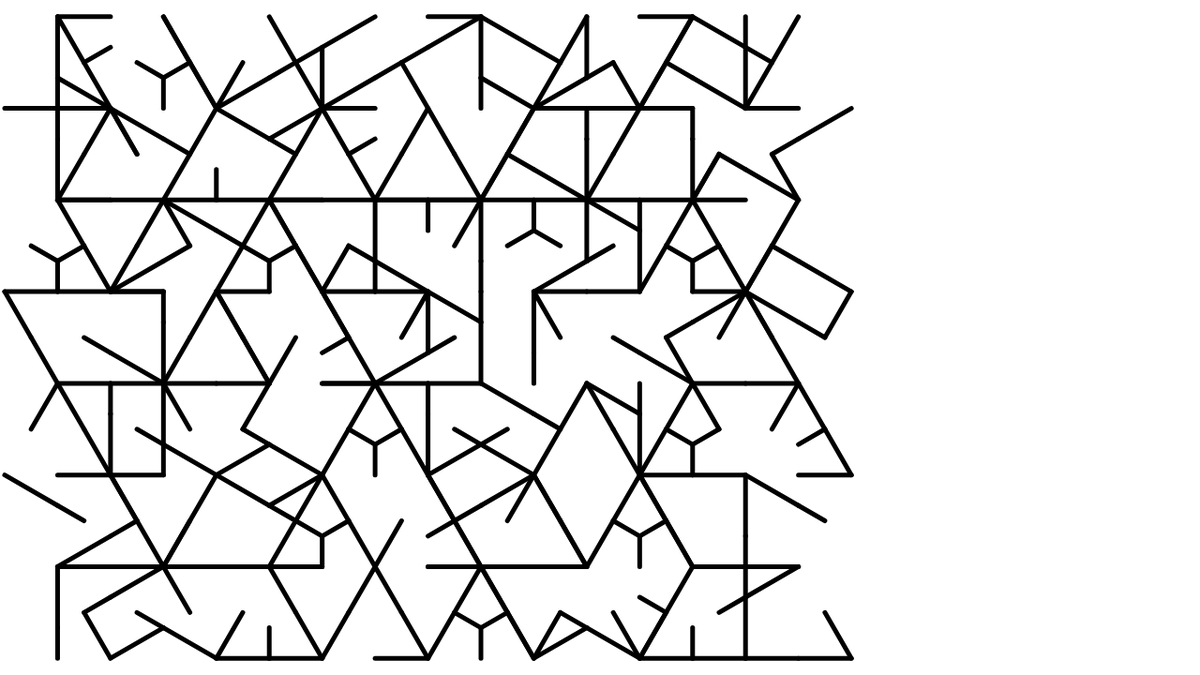
Frame 1 (no input)
Frame 60 (no input): identical to frame 1, image omitted
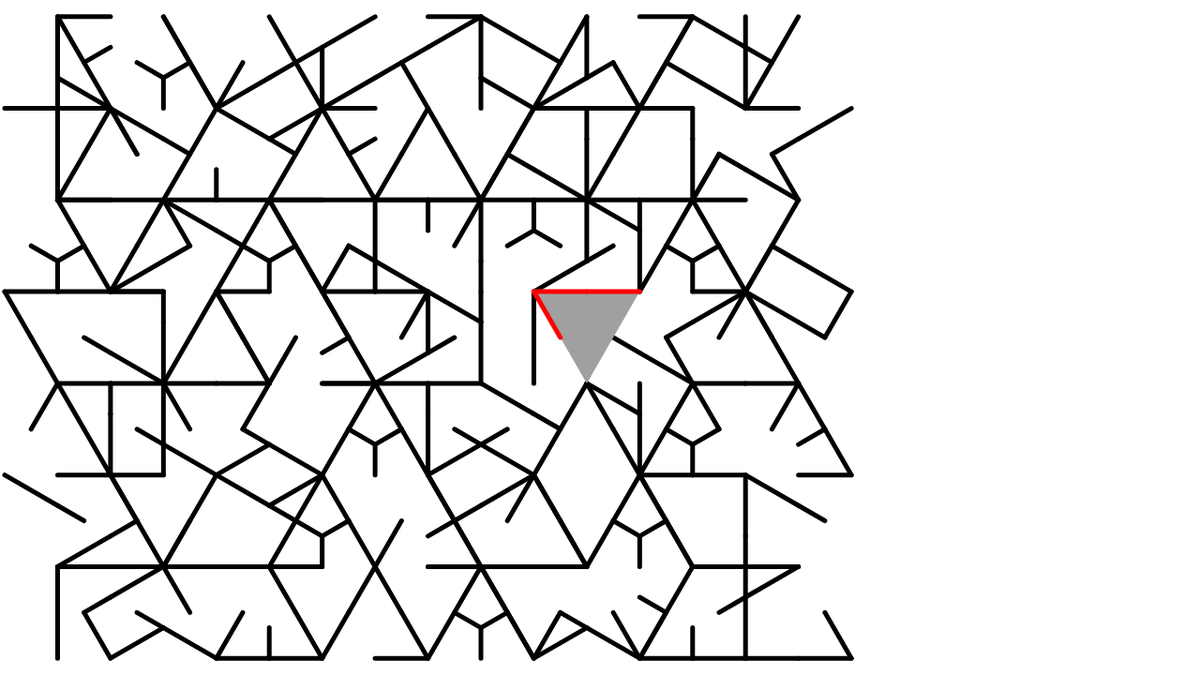
Frame 120 (the mouse pressed at the canvas centre since frame 60)

The p5.js sketch that drew these frames (run headless with seeded random() and noise() and a simulated clock; from frame 60 on, the mouse is pressed at the canvas centre):

// p5.js sketch
// ── sketch.js
let grid;
let tileSize;


function setup() {
  createCanvas(1280, 720);
  let numberInX = 15;
  tileSize = (width-10)/(numberInX*sqrt(3)*3/4);
  grid = new TileGrid(tileSize);
  
}

function mouseClicked() {
  grid.rotate(mouseX, mouseY);
}

function mouseWheel(event) {
  if (event.delta > 0) {
    grid.change(mouseX, mouseY, 1);
  } else {
    grid.change(mouseX, mouseY, -1);
  }
}

function draw() {
  background(255);
  grid.show();
  
}
// ── Tile.js
function Tile(seg, or, cx, cy, s) {
  this.possible = " ABCDEFGHIJKLMNOPQRSTUVWXYZ";
  let probabilityD = [0,0,0,0,0,0,0.1,0,.1,.1,0,0,.1,0,0.1,0,0,0,0,0,.1,0.1,0.1,0,.1,.1,0];
  let cumulativePD = [];
  let sum = 0;
  for (let i = 0; i < probabilityD.length; i++) {
    sum += probabilityD[i];
    cumulativePD.push(sum);
  }
  let p = Math.random();
  this.number = 0;
  while (cumulativePD[this.number] < p) this.number++;
  
  this.letter = this.possible.charAt(this.number);
  this.segments = [];
  for (let i = 0; i < 12; i++) {
    this.segments.push(seg[this.number][i]);
  }
  let nbor;
  if (or) {nbor = 1;}
  else {nbor = 0;}
  this.orientation = Math.floor(Math.random()*3)*120+nbor*60;
  this.center = createVector(cx, cy);
  this.size = s;
  angleMode(DEGREES);
  this.a = createVector(this.center.x+this.size*cos(210+this.orientation), 
                        this.center.y-this.size*sin(210+this.orientation));
  this.b = createVector(this.center.x+this.size*cos(90+this.orientation), 
                        this.center.y-this.size*sin(90+this.orientation));
  this.c = createVector(this.center.x+this.size*cos(-30+this.orientation), 
                        this.center.y-this.size*sin(-30+this.orientation));
}

Tile.prototype.show = function(last) {
  push();
  if (last == 1) {
    noStroke();
    fill(160);
    triangle(this.a.x, this.a.y, this.b.x, this.b.y, this.c.x, this.c.y);
    stroke(255,0,0);
    strokeWeight(5);
  } else {
    let s1 = ((mouseX-this.b.x)*(this.a.y-this.b.y) - (this.a.x-this.b.x)*(mouseY-this.b.y)) > 0;
    let s2 = ((mouseX-this.c.x)*(this.b.y-this.c.y) - (this.b.x-this.c.x)*(mouseY-this.c.y)) > 0;
    let s3 = ((mouseX-this.a.x)*(this.c.y-this.a.y) - (this.c.x-this.a.x)*(mouseY-this.a.y)) > 0;
    if ((s1 && s2 && s3) || (!s1 && !s2 && !s3)) {
      return this;
    } else {
      strokeWeight(5);
      stroke(0);
    }
  }
  let abm = createVector((this.a.x+this.b.x)/2, (this.a.y+this.b.y)/2);
  let bcm = createVector((this.b.x+this.c.x)/2, (this.c.y+this.b.y)/2);
  let cam = createVector((this.a.x+this.c.x)/2, (this.a.y+this.c.y)/2);
  if (this.segments[0] == 1) {
    line(this.a.x, this.a.y, abm.x, abm.y);
  }
  if (this.segments[1] == 1) {
    line(abm.x, abm.y, this.b.x, this.b.y);
  }
  if (this.segments[2] == 1) {
    line(this.b.x, this.b.y, bcm.x, bcm.y);
  }
  if (this.segments[3] == 1) {
    line(bcm.x, bcm.y, this.c.x, this.c.y);
  }
  if (this.segments[4] == 1) {
    line(this.c.x, this.c.y, cam.x, cam.y);
  }
  if (this.segments[5] == 1) {
    line(cam.x, cam.y, this.a.x, this.a.y);
  }
  if (this.segments[6] == 1) {
    line(this.a.x, this.a.y, this.center.x, this.center.y);
  }
  if (this.segments[7] == 1) {
    line(abm.x, abm.y, this.center.x, this.center.y);
  }
  if (this.segments[8] == 1) {
    line(this.b.x, this.b.y, this.center.x, this.center.y);
  }
  if (this.segments[9] == 1) {
    line(bcm.x, bcm.y, this.center.x, this.center.y);
  }
  if (this.segments[10] == 1) {
    line(this.c.x, this.c.y, this.center.x, this.center.y);
  }
  if (this.segments[11] == 1) {
    line(cam.x, cam.y, this.center.x, this.center.y);
  }
  pop();
  return null;
}

Tile.prototype.rotate = function(mx, my) {
  let s1 = ((mx-this.b.x)*(this.a.y-this.b.y) - (this.a.x-this.b.x)*(my-this.b.y)) > 0;
  let s2 = ((mx-this.c.x)*(this.b.y-this.c.y) - (this.b.x-this.c.x)*(my-this.c.y)) > 0;
  let s3 = ((mx-this.a.x)*(this.c.y-this.a.y) - (this.c.x-this.a.x)*(my-this.a.y)) > 0;
  if ((s1 && s2 && s3) || (!s1 && !s2 && !s3)) {
    this.orientation += 120;
    this.orientation %= 360;
    
    let t = this.a
    this.a = this.b;
    this.b = this.c;
    this.c = t;
  }
}

Tile.prototype.change = function(mx, my, c, s) {
  let s1 = ((mx-this.b.x)*(this.a.y-this.b.y) - (this.a.x-this.b.x)*(my-this.b.y)) > 0;
  let s2 = ((mx-this.c.x)*(this.b.y-this.c.y) - (this.b.x-this.c.x)*(my-this.c.y)) > 0;
  let s3 = ((mx-this.a.x)*(this.c.y-this.a.y) - (this.c.x-this.a.x)*(my-this.a.y)) > 0;
  if ((s1 && s2 && s3) || (!s1 && !s2 && !s3)) {
    this.number += c;
    this.number %= 27;
    this.letter = this.possible[this.number];
    for (let i = 0; i < 12; i++) {
      this.segments[i] = s[this.number][i];
    }
  }
}
// ── TileGrid.js
function TileGrid(tsz) {
  this.tileSize = tsz;
  this.segments = [
    [0,0,0,0,0,0,0,0,0,0,0,0],
    [1,1,0,0,0,0,0,1,1,0,0,1],
    [1,1,1,0,0,1,0,1,0,1,0,1],
    [1,1,1,0,1,1,0,0,0,0,0,0],
    [1,1,0,0,0,0,1,0,1,0,0,0],
    [1,1,1,0,0,1,0,1,0,0,0,0],
    [1,1,1,0,0,0,0,1,0,0,0,0],
    [1,1,1,0,1,1,0,0,0,0,1,0],
    [1,1,0,0,0,0,0,1,0,1,0,1],
    [0,0,0,0,0,0,0,0,1,0,0,1],
    [1,0,0,0,0,1,0,0,1,0,0,1],
    [0,0,0,0,0,0,0,0,1,1,1,1],
    [1,1,0,0,0,1,0,0,0,0,0,0],
    [1,0,0,1,0,0,0,1,0,1,0,0],
    [1,0,0,1,0,0,0,1,0,0,1,0],
    [1,1,1,1,1,1,0,0,0,0,0,0],
    [1,1,1,0,0,0,0,1,0,1,0,0],
    [1,1,1,0,0,0,1,0,0,1,1,0],
    [1,1,1,0,0,0,0,1,0,1,0,1],
    [0,1,1,0,0,1,0,1,0,0,0,1],
    [0,0,1,1,0,0,1,0,0,1,0,0],
    [1,0,0,1,1,1,0,0,0,0,0,0],
    [1,1,0,0,1,1,0,0,0,0,0,0],
    [1,0,0,1,0,0,1,0,0,0,1,0],
    [0,0,0,0,0,0,1,1,0,1,1,0],
    [0,0,0,0,0,0,1,0,1,1,0,0],
    [0,0,1,0,0,1,1,0,0,1,0,0]
  ];
  this.nx = floor(width/(this.tileSize*sqrt(3)*3/4));
  this.ny = floor(height/(this.tileSize*3/2));
  this.xoff = (width-this.nx*this.tileSize*sqrt(3)*3/4)/2;
  this.yoff = (height-this.ny*this.tileSize*3/2)/2;
  
  let cx = this.xoff+this.tileSize*sqrt(3)/2;
  let cy = this.yoff+this.tileSize*3/4;
  let orientation = false;
  let cxinc = this.tileSize*sqrt(3)/2;
  let cyinc = this.tileSize*3/2;
  let cyoff = this.tileSize/4;
  
  this.tiles = [];
  for (let i = 0; i < this.ny; i++) {
    orientation = (i%2)==1;
    cx = this.xoff+this.tileSize*sqrt(3)/2;
    cyoff = this.tileSize/4;
    if (orientation) cyoff *= -1;
    for (let j = 0; j < this.nx; j++) {
      this.tiles.push(new Tile(this.segments, orientation, cx, (cy+cyoff), this.tileSize));
      cx += cxinc;
      cyoff *= -1;
      orientation = !orientation;
    }
    cy += cyinc;
  }
}

TileGrid.prototype.show = function() {
  let last = null;
  for (let i = 0; i < this.tiles.length; i++) {
    let current = this.tiles[i].show(0);
    if (current != null) {
      last = current;
    }
  }
  if (last != null) {
    last.show(1);
  }
}

TileGrid.prototype.rotate = function(mx, my) {
  for (let i = 0; i < this.tiles.length; i++) {
    this.tiles[i].rotate(mx, my);
  }
}

TileGrid.prototype.change = function(mx, my, c) {
  for (let i = 0; i < this.tiles.length; i++) {
    this.tiles[i].change(mx, my, c, this.segments);
  }
}
